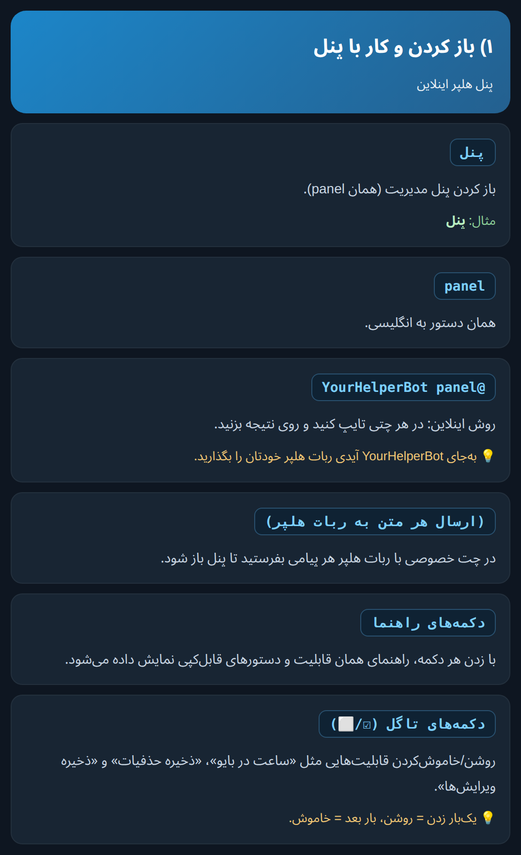
#> input picture mockups/ref_01_panel.png, 521 x 855 px, shrunk from 1076 x 1765 before the run
$ python gen_ref.py
#> lines starting #> are read from the running program, lines starting #| are printed output that depends on the picture
# -*- coding: utf-8 -*-
"""تولید «کارت‌های راهنما» تصویری برای همهٔ دستورها (فارسی، RTL)."""
import os, subprocess, html
from PIL import Image, ImageChops

OUT = os.path.dirname(os.path.abspath(__file__))
HTML_DIR = os.path.join(OUT, "html_ref")
os.makedirs(HTML_DIR, exist_ok=True)
BG = (14, 22, 33)

TPL = """<!doctype html><html dir="rtl"><head><meta charset="utf-8"><style>
*{{box-sizing:border-box}}
body{{margin:0;background:#0e1621;font-family:'Noto Sans Arabic','Noto Naskh Arabic',sans-serif}}
.card{{width:560px;padding:22px}}
.head{{background:linear-gradient(135deg,#1c86c9,#24608f);border-radius:16px;padding:16px 18px;color:#fff}}
.head .t{{font-size:20px;font-weight:800}}
.head .s{{font-size:13px;opacity:.9;margin-top:4px}}
.item{{background:#182533;border:1px solid rgba(255,255,255,.05);border-radius:12px;padding:12px 14px;margin-top:10px}}
.cmd{{display:inline-block;background:#0f2233;color:#7cd0ff;border:1px solid #29506e;border-radius:8px;
      padding:5px 10px;font-family:'DejaVu Sans Mono',monospace;font-size:14px;font-weight:700;direction:ltr}}
.rtlcmd{{direction:rtl}}
.desc{{color:#c9d6e2;font-size:14px;line-height:1.9;margin-top:8px}}
.ex{{color:#8fd39a;font-size:13px;margin-top:6px}}
.ex b{{color:#b9f0c1}}
.note{{color:#f0c674;font-size:13px;margin-top:6px}}
.reply{{color:#f28b82;font-size:12px;font-weight:700}}
</style></head><body><div class="card">
<div class="head"><div class="t">{title}</div><div class="s">{sub}</div></div>
{items}
</div></body></html>"""


def item(cmd, desc, ex=None, note=None, reply=False):
    h = f'<div class="item"><span class="cmd rtlcmd">{html.escape(cmd)}</span>'
    if reply:
        h += ' <span class="reply">↩ روی پیام ریپلای کنید</span>'
    h += f'<div class="desc">{html.escape(desc)}</div>'
    if ex:
        h += f'<div class="ex">مثال: <b>{html.escape(ex)}</b></div>'
    if note:
        h += f'<div class="note">💡 {html.escape(note)}</div>'
    h += '</div>'
    return h


def card(fname, title, sub, items):
    doc = TPL.format(title=html.escape(title), sub=html.escape(sub), items="".join(items))
    p = os.path.join(HTML_DIR, fname + ".html")
    with open(p, "w", encoding="utf-8") as f:
        f.write(doc)
    return fname, p


CARDS = []

CARDS.append(card("ref_01_panel", "۱) باز کردن و کار با پنل", "پنل هلپر اینلاین", [
    item("پنل", "باز کردن پنل مدیریت (همان panel).", ex="پنل"),
    item("panel", "همان دستور به انگلیسی."),
    item("@YourHelperBot panel", "روش اینلاین: در هر چتی تایپ کنید و روی نتیجه بزنید.",
         note="به‌جای YourHelperBot آیدی ربات هلپر خودتان را بگذارید."),
    item("(ارسال هر متن به ربات هلپر)", "در چت خصوصی با ربات هلپر هر پیامی بفرستید تا پنل باز شود."),
    item("دکمه‌های راهنما", "با زدن هر دکمه، راهنمای همان قابلیت و دستورهای قابل‌کپی نمایش داده می‌شود."),
    item("دکمه‌های تاگل (☑/⬜)", "روشن/خاموش‌کردن قابلیت‌هایی مثل «ساعت در بایو»، «ذخیره حذفیات» و «ذخیره ویرایش‌ها».",
         note="یک‌بار زدن = روشن، بار بعد = خاموش."),
]))

CARDS.append(card("ref_02_time_font", "۲) ساعت، بایو و فونت", "تایم و فونت", [
    item("تایم روشن", "نمایش ساعت زنده کنار نام شما (هر دقیقه آپدیت)."),
    item("تایم خاموش", "خاموش‌کردن ساعت و بازگرداندن نام."),
    item("بیو تایم روشن", "نمایش ساعت در بایو."),
    item("بیو تایم خاموش", "خاموش‌کردن ساعت بایو."),
    item("لیست فونت", "نمایش ۱۵ فونت آماده برای ساعت."),
    item("تنظیم فونت <شماره>", "انتخاب فونت ساعت.", ex="تنظیم فونت 3",
         note="شماره یک عدد بین ۱ تا ۱۵ است."),
    item("ساعت", "نمایش ساعت فعلی (به وقت تهران)."),
    item("تاریخ", "نمایش تاریخ میلادی و شمسی و روز هفته."),
]))

CARDS.append(card("ref_03_basic", "۳) ابزار پایه", "آیدی، پینگ، وضعیت، پشتیبان", [
    item("ایدی", "نمایش آیدی و مشخصات کاربر.", reply=True),
    item("پینگ", "سنجش سرعت پاسخ سلف."),
    item("وضعیت سلف", "آپ‌تایم، پینگ و ساعت سلف."),
    item("سیو <یوزرنیم>", "پشتیبان‌گیری کامل از چت یک کاربر (فایل TXT در Saved).",
         ex="سیو @username"),
    item("دانلود", "دانلود مدیای پیام (عکس/ویدیو/فایل).", reply=True),
]))

CARDS.append(card("ref_04_format", "۴) فرمت متن", "استایل خودکار متن‌های شما", [
    item("فرمت <نوع> روشن", "فعال‌کردن یک استایل روی متن‌های ارسالی شما.",
         ex="فرمت بولد روشن"),
    item("فرمت <نوع> خاموش", "خاموش‌کردن آن استایل.", ex="فرمت کد خاموش"),
    item("فرمت وضعیت", "نمایش وضعیت همهٔ فرمت‌ها."),
    item("فرمت ریست", "خاموش‌کردن همهٔ فرمت‌ها."),
    item("انواع <نوع>", "بولد | ایتالیک | زیرخط | خط‌خورده | اسپویلر | کد | پیش‌فرمت | نقل‌قول",
         note="هرکدام را جدا می‌توانید روشن/خاموش کنید."),
]))

CARDS.append(card("ref_05_price_insta", "۵) قیمت، اینستاگرام", "دریافت داده از اینترنت", [
    item("قیمت <ارز>", "نمایش قیمت لحظه‌ای ارز/رمزارز.", ex="قیمت بیتکوین"),
    item("اینستا <لینک>", "دانلود پست/ریلز اینستاگرام.", ex="اینستا https://instagram.com/p/..."),
]))

CARDS.append(card("ref_06_spam_reply", "۶) اسپم و پاسخ خودکار", "ارسال انبوه و پاسخ‌گو", [
    item("اسپم <تعداد> <متن>", "ارسال یک متن به‌تعداد مشخص.", ex="اسپم 5 سلام",
         note="عدد اول = تعداد دفعات ارسال."),
    item("پاسخ افزودن <کلمه>|<جواب>", "تعریف پاسخ خودکار برای یک کلمه.",
         ex="پاسخ افزودن سلام|سلام چطوری", note="بین کلمه و جواب علامت | بگذارید."),
    item("پاسخ حذف <کلمه>", "حذف یک پاسخ خودکار.", ex="پاسخ حذف سلام"),
    item("پاسخ لیست", "نمایش همهٔ پاسخ‌های خودکار."),
]))

CARDS.append(card("ref_07_enemy_insult", "۷) دشمن و فحش", "مدیریت دشمنان و فحش‌ها", [
    item("دشمن", "افزودن کاربر به لیست دشمن.", reply=True),
    item("حذف دشمن", "حذف کاربر از لیست دشمن.", reply=True),
    item("لیست دشمن", "نمایش لیست دشمنان."),
    item("دشمنان", "نمایش/مدیریت دشمنان."),
    item("پاک کردن دشمنان", "خالی‌کردن کل لیست دشمن."),
    item("فحش افزودن <متن>", "افزودن یک فحش به لیست.", ex="فحش افزودن تو احمقی"),
    item("فحش حذف <متن>", "حذف یک فحش.", ex="فحش حذف تو احمقی"),
    item("لیست فحش", "نمایش همهٔ فحش‌ها."),
]))

CARDS.append(card("ref_08_fun", "۸) سرگرمی", "دستورهای تفریحی", [
    item("تاس <عدد>", "تاس می‌اندازد تا عددِ هدف بیاید.", ex="تاس 6",
         note="عدد بین ۱ تا ۶."),
    item("فال", "فال حافظ تصادفی."),
    item("سکه", "شیر یا خط."),
    item("گوی <سوال>", "گوی جادویی؛ پاسخ بله/خیر.", ex="گوی آیا فردا هوا خوب است؟"),
    item("جوک", "یک جوک تصادفی."),
    item("نقل", "یک نقل‌قول تصادفی."),
    item("شمارش <عدد>", "شمارش معکوس زنده.", ex="شمارش 10", note="حداکثر ۳۰."),
]))

CARDS.append(card("ref_09_pishi_mewo", "۹) بازی پیشی و تایمر میو", "پیشی و میو", [
    item("پیشی شروع", "شروع سیستم/بازی پیشی."),
    item("پیشی بگیر", "دریافت/برداشت پیشی."),
    item("پیشی status", "وضعیت پیشی."),
    item("پیشی stop", "توقف پیشی."),
    item("پیشی کمک", "راهنمای پیشی."),
    item("میو <عدد> دقیقه", "تنظیم تایمر میو.", ex="میو 5 دقیقه"),
    item("میو status", "وضعیت تایمر."),
    item("میو stop", "توقف تایمر."),
    item("میو help", "راهنمای میو."),
]))

CARDS.append(card("ref_10_schedule", "۱۰) پیام زمان‌دار", "ارسال در ساعت مشخص", [
    item("ارسال <HH:MM> <متن>", "ارسال خودکار متن در ساعت مشخص.",
         ex="ارسال 14:30 سلام", note="ساعت به‌صورت دو رقم:دو رقم (۲۴ساعته)، مثل 09:05 یا 21:00."),
    item("لیست زمان‌دار", "نمایش پیام‌های زمان‌بندی‌شده."),
    item("حذف زمان‌دار <شناسه/متن>", "حذف یک مورد.", ex="حذف زمان‌دار سلام"),
    item("پاکسازی زمان‌دار", "حذف همهٔ موارد."),
]))

CARDS.append(card("ref_11_lock", "۱۱) قفل پیوی", "کنترل پیام‌های ورودی خصوصی", [
    item("مدیا روشن/خاموش", "قفل/بازکردن ارسال عکس و فیلم در پیوی."),
    item("استیکر روشن/خاموش", "قفل استیکر."),
    item("فوروارد روشن/خاموش", "قفل فوروارد."),
    item("ویس روشن/خاموش", "قفل ویس."),
    item("پیام روشن/خاموش", "قفل پیام متنی."),
    item("فایل روشن/خاموش", "قفل فایل."),
    item("همه روشن/خاموش", "قفل/بازکردن همه با هم."),
    item("وضعیت قفل", "نمایش وضعیت قفل‌ها."),
    item("ریست قفل", "بازکردن همهٔ قفل‌ها."),
    item("راهنمای قفل", "راهنمای کامل قفل."),
]))

CARDS.append(card("ref_12_antilogin_react_edit", "۱۲) انتی‌لاگین، ریکشن، ویرایش", "امنیت و تعامل", [
    item("انتی لاگین روشن/خاموش", "هشدار هنگام تلاش برای ورود به اکانت."),
    item("انتی لاگین", "نمایش وضعیت انتی‌لاگین."),
    item("ریکت <ایموجی>", "ثبت ریکشن خودکار برای یک کاربر.", ex="ریکت 👍", reply=True),
    item("لیست ریکت", "نمایش ریکشن‌های خودکار."),
    item("حذف ریکت", "حذف ریکشن یک کاربر.", reply=True),
    item("پاکسازی ریکت", "حذف همهٔ ریکشن‌ها."),
    item("ویرایش <قدیم> به <جدید>", "ویرایش سریع متن.", ex="ویرایش سلام به درود"),
]))

CARDS.append(card("ref_13_banner", "۱۳) سیستم بنر", "بنرهای تبلیغاتی/همگانی", [
    item("تنظیم بنر", "ثبت یک بنر جدید.", reply=True),
    item("لیست بنرها", "نمایش بنرهای ذخیره‌شده."),
    item("بنر ارسال <عدد>", "ارسال بنر شمارهٔ مشخص.", ex="بنر ارسال 2",
         note="عدد = شمارهٔ بنر در لیست."),
    item("بنر همگانی <عدد>", "فعال‌کردن ارسال همگانی بنر.", ex="بنر همگانی 1"),
    item("بنر همگانی خاموش", "توقف ارسال همگانی."),
    item("زمان بنر <عدد>", "بازهٔ زمانی ارسال (دقیقه).", ex="زمان بنر 30"),
    item("حذف بنر <عدد>", "حذف یک بنر.", ex="حذف بنر 2"),
    item("پاکسازی بنرها", "حذف همهٔ بنرها."),
]))

CARDS.append(card("ref_14_group", "۱۴) مدیریت گروه", "دستورهای داخل گروه", [
    item("بن", "بن کاربر.", reply=True),
    item("آنبن @username", "رفع بن.", ex="آنبن @username"),
    item("کیک", "اخراج کاربر.", reply=True),
    item("سکوت", "بی‌صدا کردن کاربر.", reply=True),
    item("حذف سکوت", "رفع سکوت.", reply=True),
    item("ادمین", "ادمین‌کردن کاربر.", reply=True),
    item("حذف ادمین", "حذف ادمینی.", reply=True),
    item("پاک <تعداد>", "حذف چند پیام اخیر.", ex="پاک 20", note="عدد = تعداد پیام."),
    item("پین / آنپین", "سنجاق/برداشتن سنجاق پیام.", reply=True),
    item("تنظیم عنوان <متن>", "تغییر نام گروه.", ex="تنظیم عنوان گروه ما"),
    item("تنظیم توضیحات <متن>", "تغییر بایوی گروه."),
    item("تنظیم عکس", "تغییر عکس گروه.", reply=True),
    item("اطلاعات گروه / لیست ادمین / تعداد اعضا", "اطلاعات گروه."),
    item("اهسته روشن/خاموش", "حالت آهسته (اسلومود)."),
]))

CARDS.append(card("ref_15_accounts_online_action", "۱۵) کانال/گروه، آنلاین، اکشن", "مدیریت اکانت", [
    item("تعداد کانال ها", "شمارش کانال‌های شما."),
    item("تعداد گروه ها", "شمارش گروه‌های شما."),
    item("خروج همه کانال", "خروج از همهٔ کانال‌ها."),
    item("خروج همه گروه", "خروج از همهٔ گروه‌ها."),
    item("آنلاین روشن/خاموش", "همیشه آنلاین ماندن."),
    item("اکشن لیست", "لیست کامل اکشن‌ها (تایپ، اپلود عکس، ضبط ویس، ...)."),
    item("اکشن <نام> روشن/خاموش", "فعال/غیرفعال یک اکشن.", ex="اکشن تایپ روشن"),
    item("اکشن وضعیت / اکشن ریست", "وضعیت یا خاموش‌کردن همه."),
]))

CARDS.append(card("ref_16_vtr", "۱۶) قابلیت‌های Self VTR", "پیشرفته", [
    item("سیو حذفیات روشن/خاموش", "ذخیرهٔ پیام‌هایی که طرف مقابل حذف می‌کند در Saved."),
    item("سیو ادیت روشن/خاموش", "ذخیرهٔ نسخهٔ قبلیِ پیام‌های ویرایش‌شده در Saved."),
    item("رصد", "شروع رصد تغییرات پروفایل یک کاربر.", reply=True),
    item("حذف رصد", "توقف رصد کاربر.", reply=True),
    item("لیست رصد", "نمایش کاربران تحت رصد."),
    item("ست پروفایل <اسم۱> | <اسم۲> | ...", "تعریف اسم‌های چرخشی پروفایل.",
         ex="ست پروفایل علی | رضا | سینا", note="اسم‌ها را با | جدا کنید."),
    item("پروفایل خودکار روشن/خاموش", "چرخش خودکار اسم روی پروفایل."),
    item("انقضا", "نمایش زمان باقی‌ماندهٔ اعتبار سلف (یا expiry)."),
]))

CARDS.append(card("ref_17_new_tools", "۱۷) ابزارهای جدید", "متن، پروفایل، مترجم، نظرسنجی", [
    item("برعکس <متن>", "معکوس‌کردن متن.", ex="برعکس سلام"),
    item("فاصله <متن>", "فاصله بین حروف.", ex="فاصله سلام"),
    item("تکرار <عدد> <متن>", "تکرار متن.", ex="تکرار 3 سلام", note="عدد = تعداد تکرار (حداکثر ۲۰)."),
    item("تلگرافی <متن>", "افکت تایپ زنده."),
    item("حساب <عبارت>", "ماشین‌حساب.", ex="حساب 2+3*4"),
    item("اسم <نام>", "تغییر نام کوچک.", ex="اسم علی"),
    item("فامیل <نام>", "تغییر/حذف نام خانوادگی.", ex="فامیل رضایی"),
    item("بیو <متن>", "تغییر بایوی اکانت.", ex="بیو در دسترس نیستم"),
    item("مترجم <متن>", "ترجمه به فارسی.", ex="مترجم Hello world"),
    item("مترجم <کد زبان> <متن>", "ترجمه به زبان دلخواه.", ex="مترجم en سلام دنیا",
         note="کد دو حرفی زبان: en انگلیسی، ar عربی، fr فرانسه، tr ترکی."),
    item("نظرسنجی <سوال> | <گزینه۱> | <گزینه۲>", "ساخت نظرسنجی.",
         ex="نظرسنجی ناهار؟ | پیتزا | کباب", note="گزینه‌ها را با | جدا کنید (حداکثر ۱۰)."),
    item("پاک من <عدد>", "حذف آخرین پیام‌های خودتان در این چت.", ex="پاک من 10",
         note="حداکثر ۱۰۰ پیام."),
]))


CARDS.append(card("ref_18_selfsaz_tools", "۱۸) ابزارهای تکمیلی (SelfSaz)", "کپی، بلاک، کارت، یوزرنیم و...", [
    item("کپی", "کپی پیام در همان چت.", reply=True),
    item("بلاک <@user>", "بلاک‌کردن کاربر.", ex="بلاک @username", reply=True),
    item("آنبلاک <@user>", "رفع بلاک.", ex="آنبلاک @username", reply=True),
    item("یوزرنیم تنظیم <متن>", "تنظیم یوزرنیم اکانت خودتان.", ex="یوزرنیم تنظیم myname"),
    item("یوزرنیم <@user/آیدی>", "گرفتن اطلاعات/آیدی از یوزرنیم.", ex="یوزرنیم @username"),
    item("کارت تنظیم <شماره> <نام>", "ذخیرهٔ شماره کارت بانکی.",
         ex="کارت تنظیم 6037xxxxxxxxxxxx علی رضایی"),
    item("کارت", "نمایش شماره کارت ذخیره‌شده."),
    item("کارت حذف", "حذف شماره کارت."),
    item("یونیکس <عدد>", "تبدیل زمان یونیکس به تاریخ.", ex="یونیکس 1700000000"),
    item("سن <سال>", "محاسبهٔ سن تقریبی (شمسی یا میلادی).", ex="سن 1380"),
    item("کلمه <متن>", "ارسال کلمه‌به‌کلمهٔ متن.", ex="کلمه سلام دنیا"),
    item("اسمم", "نمایش نام و یوزرنیم و آیدی خودتان."),
    item("شماره من", "نمایش شمارهٔ اکانت خودتان."),
    item("ایدی گروه", "نمایش آیدی گروه فعلی."),
]))


CARDS.append(card("ref_19_selfsaz_advanced", "۱۹) قابلیت‌های پیشرفتهٔ Self Saz", "منشی، شنود، دوستان، نشست، فونت رندوم و...", [
    item("منشی روشن <متن>", "پاسخ خودکار در پیوی هنگام دور بودن (AFK).",
         ex="منشی روشن الان در دسترس نیستم", note="متن اختیاری است؛ بدون متن پیام پیش‌فرض می‌رود."),
    item("منشی خاموش", "خاموش‌کردن منشی."),
    item("شنود", "فوروارد همهٔ پیام‌های این کاربر به Saved.", reply=True),
    item("حذف شنود", "توقف شنود کاربر.", reply=True),
    item("لیست شنود", "نمایش کاربران تحت شنود."),
    item("دوست / حذف دوست", "افزودن/حذف کاربر از لیست دوستان.", reply=True),
    item("لیست دوست / پاک دوستان", "نمایش یا خالی‌کردن لیست دوستان."),
    item("خواندن همه", "خواندن همهٔ چت‌های نخوانده به‌صورت یک‌جا."),
    item("خواندن خودکار روشن/خاموش", "خواندن خودکار هر پیام جدید (تیک دوم)."),
    item("نشست ها", "نمایش دستگاه‌ها و نشست‌های فعال اکانت."),
    item("پاک نشست ها", "بستن همهٔ نشست‌ها به‌جز نشست فعلی (امنیت)."),
    item("فونت رندوم روشن/خاموش", "تبدیل خودکار حروف لاتین پیام‌ها به فونت فانتزی."),
    item("ساعت ایموجی روشن/خاموش", "درج ایموجی ساعت (🕐) کنار اسم و آپدیت هر دقیقه."),
    item("محاسبه روشن/خاموش", "حل خودکار عبارت‌های ریاضیِ ارسالی.", ex="12*8+5 ← 12*8+5 = 101"),
]))


CARDS.append(card("ref_20_mewgames_media", "۲۰) بازی‌های خودکار میو، دانلود و ویس‌چت", "اتوماسیون ربات میو + مدیا (سبک Self Saz)", [
    item("ماهیگیری خودکار <دقیقه>", "هر N دقیقه «ماهیگیری» را برای ربات میو می‌فرستد.",
         ex="ماهیگیری خودکار 5", note="اینها بازی‌های خودِ ربات میو هستند؛ سلف فقط خودکار بازی می‌کند."),
    item("آشپزی خودکار <دقیقه>", "ارسال خودکار «آشپزی».", ex="آشپزی خودکار 10"),
    item("کارخونه خودکار <دقیقه>", "ارسال خودکار «کارخونه».", ex="کارخونه خودکار 30"),
    item("گربه خودکار <دقیقه>", "گرفتن خودکار گربه.", ex="گربه خودکار 2"),
    item("میو کوین خودکار <دقیقه>", "ارسال خودکار «میو کوین».", ex="میو کوین خودکار 15"),
    item("<نام بازی> خاموش", "توقف همان بازی خودکار.", ex="ماهیگیری خاموش"),
    item("بازی خودکار <کلمه> <دقیقه>", "حالت دلخواه: هر کلمه‌ای را خودکار بفرست.",
         ex="بازی خودکار حدس تاس 3"),
    item("توقف بازی <کلمه>", "توقف یک بازیِ دلخواه.", ex="توقف بازی حدس تاس"),
    item("لیست بازی", "نمایش بازی‌های خودکارِ فعال."),
    item("توقف همه بازی", "توقف همهٔ بازی‌های خودکار."),
    item("تیک تاک <لینک>", "دانلود ویدیوی تیک‌تاک.", note="نیازمند yt-dlp و ffmpeg."),
    item("ساندکلاود <لینک>", "دانلود صوت ساندکلاود.", note="نیازمند yt-dlp و ffmpeg."),
    item("یوتیوب <لینک>", "دانلود صوت یوتیوب.", note="نیازمند yt-dlp و ffmpeg."),
    item("پخش <لینک>", "پخش صوت در ویس‌چت گروه (آزمایشی).", note="نیازمند py-tgcalls و ffmpeg."),
    item("ویس چت خروج", "خروج از ویس‌چت."),
]))


def shoot(fname, path):
#> called with fname = 'ref_01_panel', path = 'mockups/html_ref/ref_01_panel.html'
    png = os.path.join(OUT, fname + ".png")
    prof = f"/tmp/cr_{fname}"
    subprocess.run(
        ["timeout", "14", "google-chrome", "--headless=old", "--disable-gpu",
         "--no-sandbox", "--disable-dev-shm-usage", "--no-first-run",
         f"--user-data-dir={prof}", "--hide-scrollbars",
         "--force-device-scale-factor=2", "--virtual-time-budget=1800",
         f"--screenshot={png}", "--window-size=560,2600", path],
        stdout=subprocess.DEVNULL, stderr=subprocess.DEVNULL)
#> (this line was passed over: subprocess is not available in this run)
    im = Image.open(png).convert("RGB")
#> im is the input picture: PIL image 521x855 RGB; mean R, G, B 26.8, 47.6, 66
    bbox = ImageChops.difference(im, Image.new("RGB", im.size, BG)).getbbox()
#> bbox = (8, 8, 513, 846)
    if bbox:
        l, t, r, b = bbox
#> l = 8; t = 8; r = 513; b = 846
        pad = 22
        im = im.crop((max(0, l - pad), max(0, t - pad),
                      min(im.size[0], r + pad), min(im.size[1], b + pad)))
    canvas = Image.new("RGB", im.size, BG)
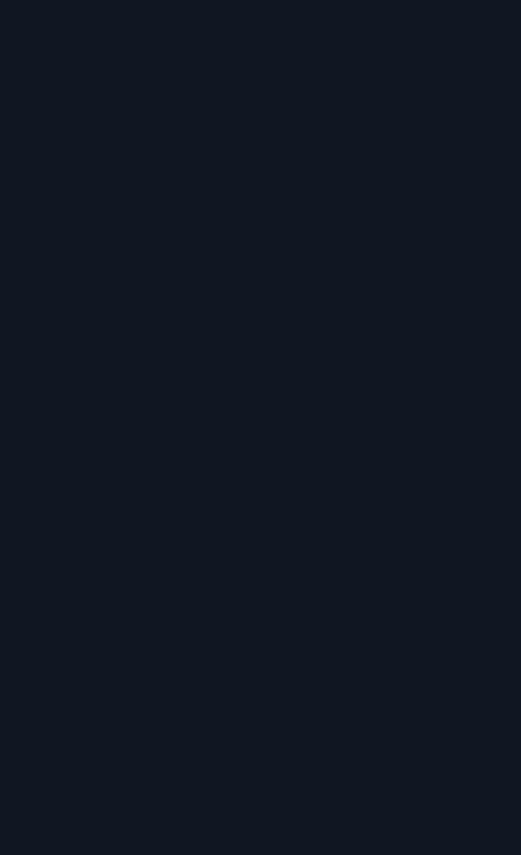
#> canvas: PIL image 521x855 RGB; mean R, G, B 14, 22, 33
    canvas.paste(im, (0, 0))
    canvas.save(png)
    print("saved", os.path.basename(png), canvas.size)
#| saved ref_01_panel.png (521, 855)


if __name__ == "__main__":
    for fname, path in CARDS:
        shoot(fname, path)
#> pass 2 of the loop `for fname, path in CARDS:`:
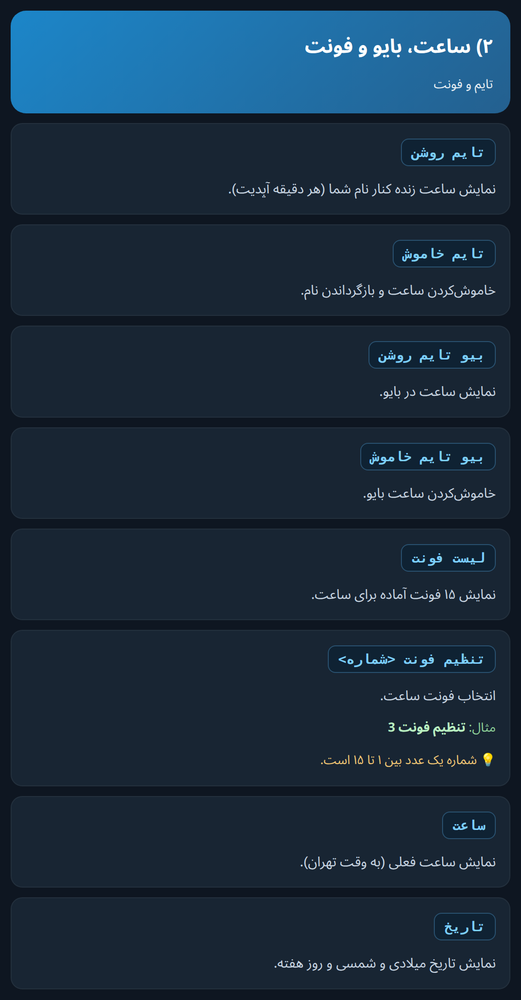
#> input picture mockups/ref_02_time_font.png, 521 x 1000 px, shrunk from 1076 x 2064 before the run
#> in shoot, im is the input picture: PIL image 521x1000 RGB; mean R, G, B 25.4, 45, 62.9
#> bbox = (8, 8, 513, 991)
#> b = 991
#> in shoot (call 2), `canvas = Image.new("RGB", im.size, BG)`:
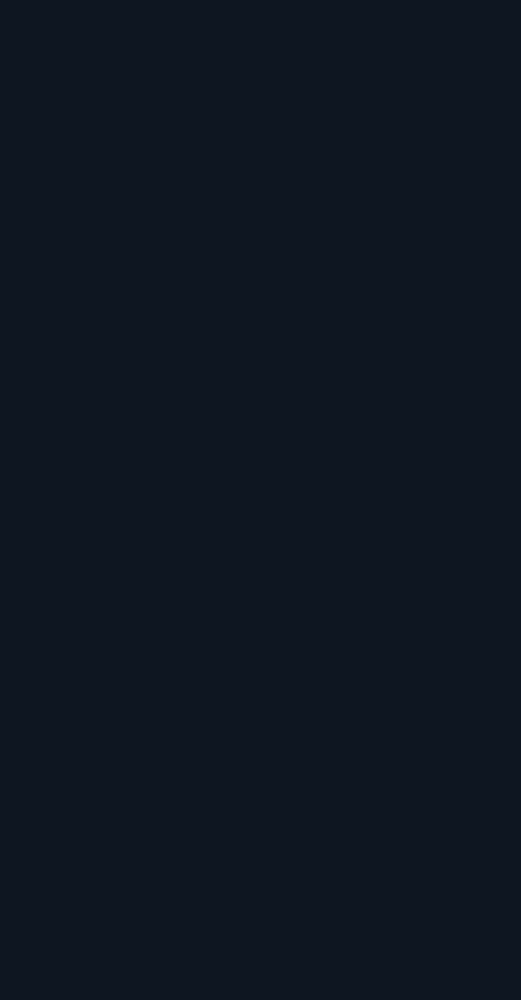
#> canvas: PIL image 521x1000 RGB; mean R, G, B 14, 22, 33
#| saved ref_02_time_font.png (521, 1000)
#> pass 3 of the loop `for fname, path in CARDS:`:
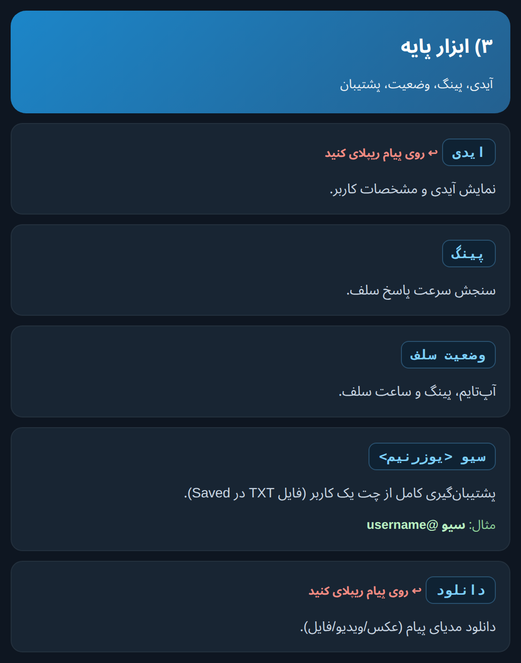
#> input picture mockups/ref_03_basic.png, 521 x 663 px, shrunk from 1076 x 1369 before the run
#> in shoot, im is the input picture: PIL image 521x663 RGB; mean R, G, B 26.2, 48.9, 68.8
#> bbox = (8, 8, 513, 654)
#> b = 654
#> in shoot (call 3), `canvas = Image.new("RGB", im.size, BG)`:
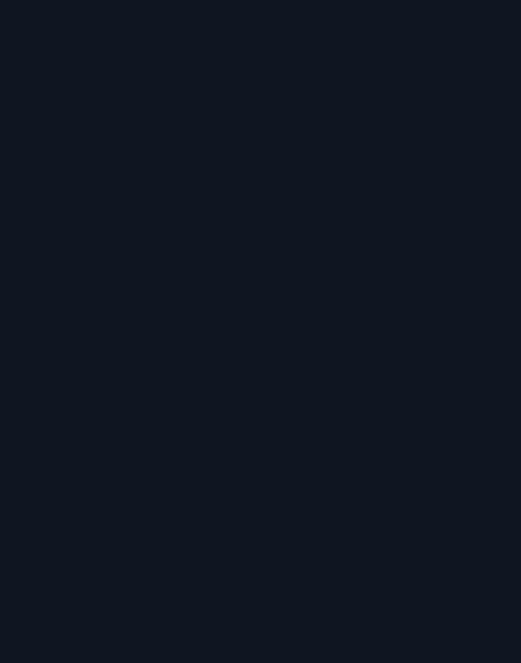
#> canvas: PIL image 521x663 RGB; mean R, G, B 14, 22, 33
#| saved ref_03_basic.png (521, 663)
#> (the run stopped early here; a loop or call above may not have finished)
